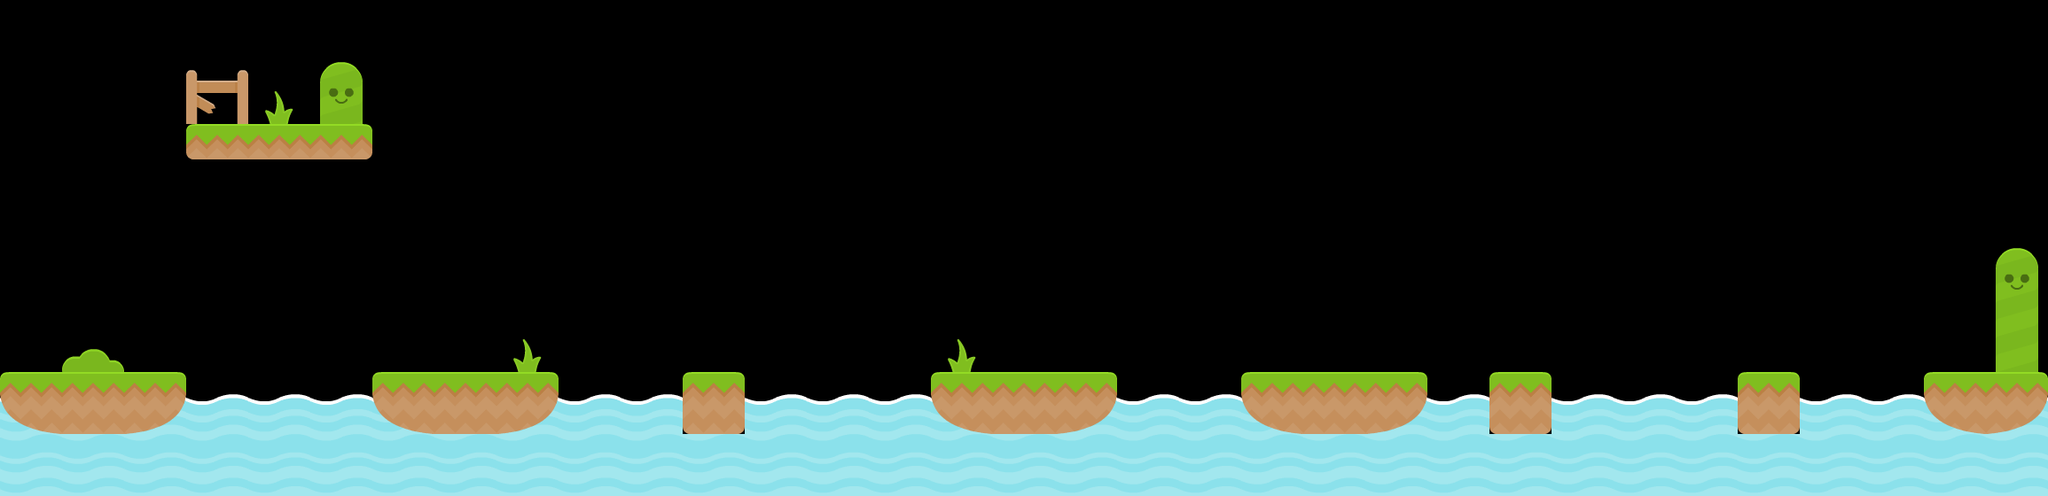

This is a level from a 2D game, rendered from its Tiled map with the project's own tilesets. A one-line summary and the complete map file follow:
An orthogonal 33x8 tile map with 70x70 px tiles, 2 tile layers (BackgroundLayer, GroundLayer), 2 tilesets and 4 objects (2x box, checkpoint, startpoint).

<map version="1.0" orientation="orthogonal" renderorder="right-down" width="33" height="8" tilewidth="70" tileheight="70" nextobjectid="51">
 <tileset firstgid="1" name="mytileset" tilewidth="70" tileheight="70" tilecount="35" columns="5">
  <image source="tiles.png" width="350" height="490" />
 </tileset>
 <tileset firstgid="36" name="enemies" tilewidth="70" tileheight="70" tilecount="4" columns="0">
  <tile id="0">
   <image width="51" height="51" source="texture-atlas/blockerMad.png" />
  </tile>
  <tile id="3">
   <image width="70" height="70" source="texture-atlas/liquidWaterTop_mid.png" />
  </tile>
  <tile id="4">
   <image width="70" height="70" source="texture-atlas/sign.png" />
  </tile>
  <tile id="5">
   <image width="70" height="70" source="texture-atlas/signRight.png" />
  </tile>
 </tileset>
 <layer name="BackgroundLayer" width="33" height="8">
  <data encoding="csv">
0,0,0,0,0,0,0,0,0,0,0,0,0,0,0,0,0,0,0,0,0,0,0,0,0,0,0,0,0,0,0,0,0,
0,0,0,6,25,4,0,0,0,0,0,0,0,0,0,0,0,0,0,0,0,0,0,0,0,0,0,0,0,0,0,0,0,
0,0,0,12,19,27,0,0,0,0,0,0,0,0,0,0,0,0,0,0,0,0,0,0,0,0,0,0,0,0,0,0,0,
0,0,0,0,0,0,0,0,0,0,0,0,0,0,0,0,0,0,0,0,0,0,0,0,0,0,0,0,0,0,0,0,0,
0,0,0,0,0,0,0,0,0,0,0,0,0,0,0,0,0,0,0,0,0,0,0,0,0,0,0,0,0,0,0,0,4,
0,13,0,0,0,0,0,0,25,0,0,0,0,0,0,25,0,0,0,0,0,0,0,0,0,0,0,0,0,0,0,0,9,
14,0,14,14,14,14,14,0,14,14,14,0,14,14,14,14,0,14,14,14,14,14,14,14,0,14,14,14,0,14,14,14,14,
16,16,16,16,16,16,16,16,16,16,16,16,16,16,16,16,16,16,16,16,16,16,16,16,16,16,16,16,16,16,16,16,16
</data>
 </layer>
 <layer name="GroundLayer" width="33" height="8">
  <data encoding="csv">
0,0,0,0,0,0,0,0,0,0,0,0,0,0,0,0,0,0,0,0,0,0,0,0,0,0,0,0,0,0,0,0,0,
0,0,0,0,0,0,0,0,0,0,0,0,0,0,0,0,0,0,0,0,0,0,0,0,0,0,0,0,0,0,0,0,0,
0,0,0,0,0,0,0,0,0,0,0,0,0,0,0,0,0,0,0,0,0,0,0,0,0,0,0,0,0,0,0,0,0,
0,0,0,0,0,0,0,0,0,0,0,0,0,0,0,0,0,0,0,0,0,0,0,0,0,0,0,0,0,0,0,0,0,
0,0,0,0,0,0,0,0,0,0,0,0,0,0,0,0,0,0,0,0,0,0,0,0,0,0,0,0,0,0,0,0,0,
0,0,0,0,0,0,0,0,0,0,0,0,0,0,0,0,0,0,0,0,0,0,0,0,0,0,0,0,0,0,0,0,0,
34,24,33,0,0,0,34,24,33,0,0,15,0,0,0,34,24,33,0,0,34,24,33,0,15,0,0,0,15,0,0,34,33,
0,0,0,0,0,0,0,0,0,0,0,0,0,0,0,0,0,0,0,0,0,0,0,0,0,0,0,0,0,0,0,0,0
</data>
 </layer>
 <objectgroup name="ObjectLayer">
  <object id="31" name="box" gid="36" x="1588.5" y="420" width="51" height="51" />
  <object id="34" name="checkpoint" gid="40" x="2170" y="420" width="70" height="70" />
  <object id="35" name="startpoint" gid="41" x="0" y="420" width="70" height="70" />
  <object id="46" name="box" gid="36" x="1305.5" y="355" width="51" height="51" />
 </objectgroup>
</map>
